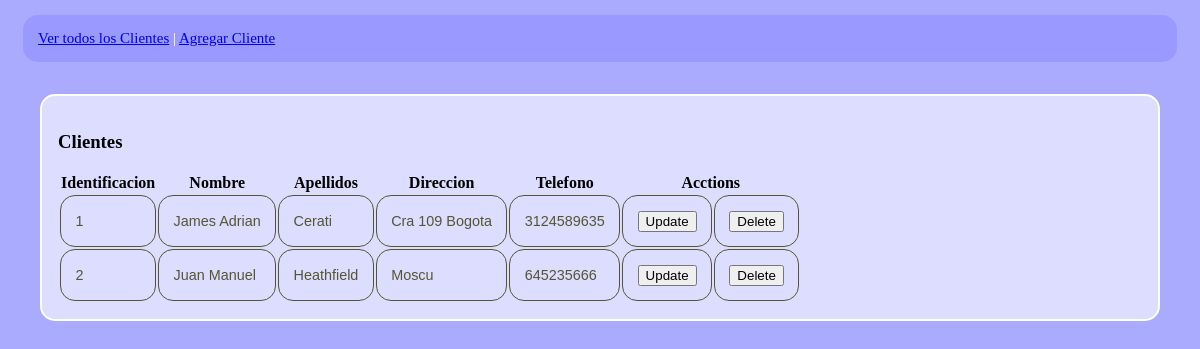
The page / on the database its author committed.
### principal.py (models this page shows, shortened)
class clientes(db.Model):
   id = db.Column('id', db.Integer, primary_key = True)
   nombre = db.Column(db.String(100))
   apellido = db.Column(db.String(100))
   direccion = db.Column(db.String(200))
   telefono = db.Column(db.String(10))

### principal.py (the view)
@app.route('/')
def show_all():
   return render_template('show_all.html', clientes = clientes.query.all() )

### templates/show_all.html (shortened to what this page needs)
<!DOCTYPE html>
<html lang = "en">
   <head>
     <link rel="stylesheet" type="text/css" href="{{ url_for('static', filename='css/default.css') }}">
   </head>
   <body>
      <nav>
         <a href = "{{ url_for('show_all') }}">Ver todos los Clientes</a> |
         <a href = "{{ url_for('new') }}">Agregar Cliente</a>
      </nav>
      <section>
        <h3>Clientes</h3>
        <table>
           <thead>
              <tr>
                 <th>Identificacion</th>
                 <th>Nombre</th>
                 <th>Apellidos</th>
                 <th>Direccion</th>
                 <th>Telefono</th>
                 <th colspan="2">Acctions</th>
              </tr>
           </thead>
           <tbody>
              {% for cliente in clientes %}
                 <tr>
                    <td>{{ cliente.id }}</td>
                    <td>{{ cliente.nombre }}</td>
                    <td>{{ cliente.apellido }}</td>
                    <td>{{ cliente.direccion }}</td>
                    <td>{{ cliente.telefono }}</td>
                    <td>
                      <form method="POST" action="/update" style="display: inline">
                        <input type="submit" value="Update">
                      </form>
                    </td>
                    <td>
                      <form method="POST" action="/delete" style="display: inline">
                        <input type="submit" value="Delete">
                      </form>
                    </td>
                 </tr>
              {% endfor %}
           </tbody>
        </table>
    </section>
   </body>
</html>

### static/css/default.css (style rules this page uses)
body { background-color:#aaaaff; }
nav { font-size: 15px; background-color:#9999ff; color:#ffffff; text-align: left; border-color:#ffffff; border-radius:15px; margin:1em; padding:1em; }
section { background-color:#ddddff; border:2px solid; border-color:#ffffff; border-radius:15px; margin:2em; padding:1em; }
td { border-color:#ffffff; border:1px solid; border-radius:15px; margin:2em; padding:1em; font-family:Arial; font-size:0.9em; color:#555533 }

### rows shown on the page
clientes: id "1", nombre "James Adrian", apellido "Cerati", direccion "Cra 109 Bogota", telefono "3124589635"
clientes: id "2", nombre "Juan Manuel", apellido "Heathfield", direccion "Moscu", telefono "645235666"
